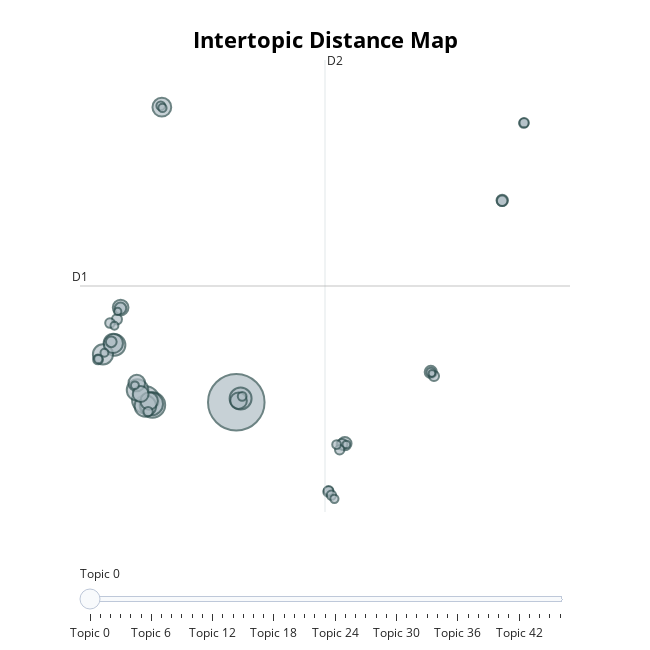

The code cell stored with this chart in its notebook:
### Code cell
topic_model.visualize_topics()

### Figure 1 — Plotly figure (JSON) as saved in the notebook; plotly's stock layout.template omitted (floating-point values rounded to 4 significant figures; data arrays with more than 128 entries replaced by an {"elided": "..."} marker saying what was removed)
{"data": [{"customdata": {"elided": "47x3 mixed values"}, "hovertemplate": "<b>Topic %{customdata[0]}</b><br>%{customdata[1]}<br>Size: %{customdata[2]}", "legendgroup": "", "marker": {"color": "#B0BEC5", "line": {"color": "DarkSlateGrey", "width": 2}, "size": [663, 154, 135, 109, 100, 96, 96, 95, 84, 77, 73, 63, 57, 57, 52, 51, 37, 31, 27, 27, 24, 24, 23, 21, 21, 21, 20, 19, 19, 18, 18, 18, 18, 18, 17, 16, 16, 16, 14, 14, 14, 13, 13, 13, 12, 11, 10], "sizemode": "area", "sizeref": 0.4144, "symbol": "circle"}, "mode": "markers", "name": "", "orientation": "v", "showlegend": false, "type": "scatter", "x": [1.283, -5.194, -4.712, -4.775, 1.591, -5.216, -5.776, -7.41, -8.247, -7.51, -4.038, -4.944, -5.831, 1.446, -5.551, -6.984, 9.043, 15.19, -6.993, 20.29, 8.841, -7.653, 20.29, 15.42, -7.248, 7.862, -8.599, -7.745, 7.882, 21.83, 21.86, 8.083, 8.672, -5.022, 15.2, 8.455, 1.702, -4.118, -3.995, -8.583, 8.296, -5.964, -8.141, -7.427, 9.151, -7.191, 15.27], "xaxis": "x", "y": [0.4916, 0.6253, 0.3396, 0.3968, 0.6992, 0.2795, 1.173, 3.695, 3.168, 3.788, 17.0, 0.5621, 1.563, 0.5751, 0.95, 5.785, -1.826, 2.186, 5.746, 11.79, -1.862, 3.873, 11.77, 1.957, 5.127, -4.515, 2.884, 4.92, -4.462, 16.11, 16.13, -4.711, -2.17, -0.0332, 2.172, -1.877, 0.8185, 17.08, 16.96, 2.899, -4.915, 1.434, 3.262, 4.768, -1.875, 5.571, 2.102], "yaxis": "y"}], "layout": {"annotations": [{"showarrow": false, "text": "D1", "x": -9.889, "y": 6.994, "yshift": 10}, {"showarrow": false, "text": "D2", "x": 7.625, "xshift": 10, "y": 19.64}], "height": 650, "hoverlabel": {"bgcolor": "white", "font": {"family": "Rockwell", "size": 16}}, "legend": {"itemsizing": "constant", "tracegroupgap": 0}, "margin": {"t": 60}, "shapes": [{"line": {"color": "#CFD8DC", "width": 2}, "type": "line", "x0": 7.625, "x1": 7.625, "y0": -5.653, "y1": 19.64}, {"line": {"color": "#9E9E9E", "width": 2}, "type": "line", "x0": -9.889, "x1": 25.14, "y0": 6.994, "y1": 6.994}], "sliders": [{"active": 0, "pad": {"t": 50}, "steps": [{"args": [{"marker.color": [["red", "#B0BEC5", "#B0BEC5", "#B0BEC5", "#B0BEC5", "#B0BEC5", "#B0BEC5", "#B0BEC5", "#B0BEC5", "#B0BEC5", "#B0BEC5", "#B0BEC5", "#B0BEC5", "#B0BEC5", "#B0BEC5", "#B0BEC5", "#B0BEC5", "#B0BEC5", "#B0BEC5", "#B0BEC5", "#B0BEC5", "#B0BEC5", "#B0BEC5", "#B0BEC5", "#B0BEC5", "#B0BEC5", "#B0BEC5", "#B0BEC5", "#B0BEC5", "#B0BEC5", "#B0BEC5", "#B0BEC5", "#B0BEC5", "#B0BEC5", "#B0BEC5", "#B0BEC5", "#B0BEC5", "#B0BEC5", "#B0BEC5", "#B0BEC5", "#B0BEC5", "#B0BEC5", "#B0BEC5", "#B0BEC5", "#B0BEC5", "#B0BEC5", "#B0BEC5"]]}], "label": "Topic 0", "method": "update"}, {"args": [{"marker.color": [["#B0BEC5", "red", "#B0BEC5", "#B0BEC5", "#B0BEC5", "#B0BEC5", "#B0BEC5", "#B0BEC5", "#B0BEC5", "#B0BEC5", "#B0BEC5", "#B0BEC5", "#B0BEC5", "#B0BEC5", "#B0BEC5", "#B0BEC5", "#B0BEC5", "#B0BEC5", "#B0BEC5", "#B0BEC5", "#B0BEC5", "#B0BEC5", "#B0BEC5", "#B0BEC5", "#B0BEC5", "#B0BEC5", "#B0BEC5", "#B0BEC5", "#B0BEC5", "#B0BEC5", "#B0BEC5", "#B0BEC5", "#B0BEC5", "#B0BEC5", "#B0BEC5", "#B0BEC5", "#B0BEC5", "#B0BEC5", "#B0BEC5", "#B0BEC5", "#B0BEC5", "#B0BEC5", "#B0BEC5", "#B0BEC5", "#B0BEC5", "#B0BEC5", "#B0BEC5"]]}], "label": "Topic 1", "method": "update"}, {"args": [{"marker.color": [["#B0BEC5", "#B0BEC5", "red", "#B0BEC5", "#B0BEC5", "#B0BEC5", "#B0BEC5", "#B0BEC5", "#B0BEC5", "#B0BEC5", "#B0BEC5", "#B0BEC5", "#B0BEC5", "#B0BEC5", "#B0BEC5", "#B0BEC5", "#B0BEC5", "#B0BEC5", "#B0BEC5", "#B0BEC5", "#B0BEC5", "#B0BEC5", "#B0BEC5", "#B0BEC5", "#B0BEC5", "#B0BEC5", "#B0BEC5", "#B0BEC5", "#B0BEC5", "#B0BEC5", "#B0BEC5", "#B0BEC5", "#B0BEC5", "#B0BEC5", "#B0BEC5", "#B0BEC5", "#B0BEC5", "#B0BEC5", "#B0BEC5", "#B0BEC5", "#B0BEC5", "#B0BEC5", "#B0BEC5", "#B0BEC5", "#B0BEC5", "#B0BEC5", "#B0BEC5"]]}], "label": "Topic 2", "method": "update"}, {"args": [{"marker.color": [["#B0BEC5", "#B0BEC5", "#B0BEC5", "red", "#B0BEC5", "#B0BEC5", "#B0BEC5", "#B0BEC5", "#B0BEC5", "#B0BEC5", "#B0BEC5", "#B0BEC5", "#B0BEC5", "#B0BEC5", "#B0BEC5", "#B0BEC5", "#B0BEC5", "#B0BEC5", "#B0BEC5", "#B0BEC5", "#B0BEC5", "#B0BEC5", "#B0BEC5", "#B0BEC5", "#B0BEC5", "#B0BEC5", "#B0BEC5", "#B0BEC5", "#B0BEC5", "#B0BEC5", "#B0BEC5", "#B0BEC5", "#B0BEC5", "#B0BEC5", "#B0BEC5", "#B0BEC5", "#B0BEC5", "#B0BEC5", "#B0BEC5", "#B0BEC5", "#B0BEC5", "#B0BEC5", "#B0BEC5", "#B0BEC5", "#B0BEC5", "#B0BEC5", "#B0BEC5"]]}], "label": "Topic 3", "method": "update"}, {"args": [{"marker.color": [["#B0BEC5", "#B0BEC5", "#B0BEC5", "#B0BEC5", "red", "#B0BEC5", "#B0BEC5", "#B0BEC5", "#B0BEC5", "#B0BEC5", "#B0BEC5", "#B0BEC5", "#B0BEC5", "#B0BEC5", "#B0BEC5", "#B0BEC5", "#B0BEC5", "#B0BEC5", "#B0BEC5", "#B0BEC5", "#B0BEC5", "#B0BEC5", "#B0BEC5", "#B0BEC5", "#B0BEC5", "#B0BEC5", "#B0BEC5", "#B0BEC5", "#B0BEC5", "#B0BEC5", "#B0BEC5", "#B0BEC5", "#B0BEC5", "#B0BEC5", "#B0BEC5", "#B0BEC5", "#B0BEC5", "#B0BEC5", "#B0BEC5", "#B0BEC5", "#B0BEC5", "#B0BEC5", "#B0BEC5", "#B0BEC5", "#B0BEC5", "#B0BEC5", "#B0BEC5"]]}], "label": "Topic 4", "method": "update"}, {"args": [{"marker.color": [["#B0BEC5", "#B0BEC5", "#B0BEC5", "#B0BEC5", "#B0BEC5", "red", "#B0BEC5", "#B0BEC5", "#B0BEC5", "#B0BEC5", "#B0BEC5", "#B0BEC5", "#B0BEC5", "#B0BEC5", "#B0BEC5", "#B0BEC5", "#B0BEC5", "#B0BEC5", "#B0BEC5", "#B0BEC5", "#B0BEC5", "#B0BEC5", "#B0BEC5", "#B0BEC5", "#B0BEC5", "#B0BEC5", "#B0BEC5", "#B0BEC5", "#B0BEC5", "#B0BEC5", "#B0BEC5", "#B0BEC5", "#B0BEC5", "#B0BEC5", "#B0BEC5", "#B0BEC5", "#B0BEC5", "#B0BEC5", "#B0BEC5", "#B0BEC5", "#B0BEC5", "#B0BEC5", "#B0BEC5", "#B0BEC5", "#B0BEC5", "#B0BEC5", "#B0BEC5"]]}], "label": "Topic 5", "method": "update"}, {"args": [{"marker.color": [["#B0BEC5", "#B0BEC5", "#B0BEC5", "#B0BEC5", "#B0BEC5", "#B0BEC5", "red", "#B0BEC5", "#B0BEC5", "#B0BEC5", "#B0BEC5", "#B0BEC5", "#B0BEC5", "#B0BEC5", "#B0BEC5", "#B0BEC5", "#B0BEC5", "#B0BEC5", "#B0BEC5", "#B0BEC5", "#B0BEC5", "#B0BEC5", "#B0BEC5", "#B0BEC5", "#B0BEC5", "#B0BEC5", "#B0BEC5", "#B0BEC5", "#B0BEC5", "#B0BEC5", "#B0BEC5", "#B0BEC5", "#B0BEC5", "#B0BEC5", "#B0BEC5", "#B0BEC5", "#B0BEC5", "#B0BEC5", "#B0BEC5", "#B0BEC5", "#B0BEC5", "#B0BEC5", "#B0BEC5", "#B0BEC5", "#B0BEC5", "#B0BEC5", "#B0BEC5"]]}], "label": "Topic 6", "method": "update"}, {"args": [{"marker.color": [["#B0BEC5", "#B0BEC5", "#B0BEC5", "#B0BEC5", "#B0BEC5", "#B0BEC5", "#B0BEC5", "red", "#B0BEC5", "#B0BEC5", "#B0BEC5", "#B0BEC5", "#B0BEC5", "#B0BEC5", "#B0BEC5", "#B0BEC5", "#B0BEC5", "#B0BEC5", "#B0BEC5", "#B0BEC5", "#B0BEC5", "#B0BEC5", "#B0BEC5", "#B0BEC5", "#B0BEC5", "#B0BEC5", "#B0BEC5", "#B0BEC5", "#B0BEC5", "#B0BEC5", "#B0BEC5", "#B0BEC5", "#B0BEC5", "#B0BEC5", "#B0BEC5", "#B0BEC5", "#B0BEC5", "#B0BEC5", "#B0BEC5", "#B0BEC5", "#B0BEC5", "#B0BEC5", "#B0BEC5", "#B0BEC5", "#B0BEC5", "#B0BEC5", "#B0BEC5"]]}], "label": "Topic 7", "method": "update"}, {"args": [{"marker.color": [["#B0BEC5", "#B0BEC5", "#B0BEC5", "#B0BEC5", "#B0BEC5", "#B0BEC5", "#B0BEC5", "#B0BEC5", "red", "#B0BEC5", "#B0BEC5", "#B0BEC5", "#B0BEC5", "#B0BEC5", "#B0BEC5", "#B0BEC5", "#B0BEC5", "#B0BEC5", "#B0BEC5", "#B0BEC5", "#B0BEC5", "#B0BEC5", "#B0BEC5", "#B0BEC5", "#B0BEC5", "#B0BEC5", "#B0BEC5", "#B0BEC5", "#B0BEC5", "#B0BEC5", "#B0BEC5", "#B0BEC5", "#B0BEC5", "#B0BEC5", "#B0BEC5", "#B0BEC5", "#B0BEC5", "#B0BEC5", "#B0BEC5", "#B0BEC5", "#B0BEC5", "#B0BEC5", "#B0BEC5", "#B0BEC5", "#B0BEC5", "#B0BEC5", "#B0BEC5"]]}], "label": "Topic 8", "method": "update"}, {"args": [{"marker.color": [["#B0BEC5", "#B0BEC5", "#B0BEC5", "#B0BEC5", "#B0BEC5", "#B0BEC5", "#B0BEC5", "#B0BEC5", "#B0BEC5", "red", "#B0BEC5", "#B0BEC5", "#B0BEC5", "#B0BEC5", "#B0BEC5", "#B0BEC5", "#B0BEC5", "#B0BEC5", "#B0BEC5", "#B0BEC5", "#B0BEC5", "#B0BEC5", "#B0BEC5", "#B0BEC5", "#B0BEC5", "#B0BEC5", "#B0BEC5", "#B0BEC5", "#B0BEC5", "#B0BEC5", "#B0BEC5", "#B0BEC5", "#B0BEC5", "#B0BEC5", "#B0BEC5", "#B0BEC5", "#B0BEC5", "#B0BEC5", "#B0BEC5", "#B0BEC5", "#B0BEC5", "#B0BEC5", "#B0BEC5", "#B0BEC5", "#B0BEC5", "#B0BEC5", "#B0BEC5"]]}], "label": "Topic 9", "method": "update"}, {"args": [{"marker.color": [["#B0BEC5", "#B0BEC5", "#B0BEC5", "#B0BEC5", "#B0BEC5", "#B0BEC5", "#B0BEC5", "#B0BEC5", "#B0BEC5", "#B0BEC5", "red", "#B0BEC5", "#B0BEC5", "#B0BEC5", "#B0BEC5", "#B0BEC5", "#B0BEC5", "#B0BEC5", "#B0BEC5", "#B0BEC5", "#B0BEC5", "#B0BEC5", "#B0BEC5", "#B0BEC5", "#B0BEC5", "#B0BEC5", "#B0BEC5", "#B0BEC5", "#B0BEC5", "#B0BEC5", "#B0BEC5", "#B0BEC5", "#B0BEC5", "#B0BEC5", "#B0BEC5", "#B0BEC5", "#B0BEC5", "#B0BEC5", "#B0BEC5", "#B0BEC5", "#B0BEC5", "#B0BEC5", "#B0BEC5", "#B0BEC5", "#B0BEC5", "#B0BEC5", "#B0BEC5"]]}], "label": "Topic 10", "method": "update"}, {"args": [{"marker.color": [["#B0BEC5", "#B0BEC5", "#B0BEC5", "#B0BEC5", "#B0BEC5", "#B0BEC5", "#B0BEC5", "#B0BEC5", "#B0BEC5", "#B0BEC5", "#B0BEC5", "red", "#B0BEC5", "#B0BEC5", "#B0BEC5", "#B0BEC5", "#B0BEC5", "#B0BEC5", "#B0BEC5", "#B0BEC5", "#B0BEC5", "#B0BEC5", "#B0BEC5", "#B0BEC5", "#B0BEC5", "#B0BEC5", "#B0BEC5", "#B0BEC5", "#B0BEC5", "#B0BEC5", "#B0BEC5", "#B0BEC5", "#B0BEC5", "#B0BEC5", "#B0BEC5", "#B0BEC5", "#B0BEC5", "#B0BEC5", "#B0BEC5", "#B0BEC5", "#B0BEC5", "#B0BEC5", "#B0BEC5", "#B0BEC5", "#B0BEC5", "#B0BEC5", "#B0BEC5"]]}], "label": "Topic 11", "method": "update"}, {"args": [{"marker.color": [["#B0BEC5", "#B0BEC5", "#B0BEC5", "#B0BEC5", "#B0BEC5", "#B0BEC5", "#B0BEC5", "#B0BEC5", "#B0BEC5", "#B0BEC5", "#B0BEC5", "#B0BEC5", "red", "#B0BEC5", "#B0BEC5", "#B0BEC5", "#B0BEC5", "#B0BEC5", "#B0BEC5", "#B0BEC5", "#B0BEC5", "#B0BEC5", "#B0BEC5", "#B0BEC5", "#B0BEC5", "#B0BEC5", "#B0BEC5", "#B0BEC5", "#B0BEC5", "#B0BEC5", "#B0BEC5", "#B0BEC5", "#B0BEC5", "#B0BEC5", "#B0BEC5", "#B0BEC5", "#B0BEC5", "#B0BEC5", "#B0BEC5", "#B0BEC5", "#B0BEC5", "#B0BEC5", "#B0BEC5", "#B0BEC5", "#B0BEC5", "#B0BEC5", "#B0BEC5"]]}], "label": "Topic 12", "method": "update"}, {"args": [{"marker.color": [["#B0BEC5", "#B0BEC5", "#B0BEC5", "#B0BEC5", "#B0BEC5", "#B0BEC5", "#B0BEC5", "#B0BEC5", "#B0BEC5", "#B0BEC5", "#B0BEC5", "#B0BEC5", "#B0BEC5", "red", "#B0BEC5", "#B0BEC5", "#B0BEC5", "#B0BEC5", "#B0BEC5", "#B0BEC5", "#B0BEC5", "#B0BEC5", "#B0BEC5", "#B0BEC5", "#B0BEC5", "#B0BEC5", "#B0BEC5", "#B0BEC5", "#B0BEC5", "#B0BEC5", "#B0BEC5", "#B0BEC5", "#B0BEC5", "#B0BEC5", "#B0BEC5", "#B0BEC5", "#B0BEC5", "#B0BEC5", "#B0BEC5", "#B0BEC5", "#B0BEC5", "#B0BEC5", "#B0BEC5", "#B0BEC5", "#B0BEC5", "#B0BEC5", "#B0BEC5"]]}], "label": "Topic 13", "method": "update"}, {"args": [{"marker.color": [["#B0BEC5", "#B0BEC5", "#B0BEC5", "#B0BEC5", "#B0BEC5", "#B0BEC5", "#B0BEC5", "#B0BEC5", "#B0BEC5", "#B0BEC5", "#B0BEC5", "#B0BEC5", "#B0BEC5", "#B0BEC5", "red", "#B0BEC5", "#B0BEC5", "#B0BEC5", "#B0BEC5", "#B0BEC5", "#B0BEC5", "#B0BEC5", "#B0BEC5", "#B0BEC5", "#B0BEC5", "#B0BEC5", "#B0BEC5", "#B0BEC5", "#B0BEC5", "#B0BEC5", "#B0BEC5", "#B0BEC5", "#B0BEC5", "#B0BEC5", "#B0BEC5", "#B0BEC5", "#B0BEC5", "#B0BEC5", "#B0BEC5", "#B0BEC5", "#B0BEC5", "#B0BEC5", "#B0BEC5", "#B0BEC5", "#B0BEC5", "#B0BEC5", "#B0BEC5"]]}], "label": "Topic 14", "method": "update"}, {"args": [{"marker.color": [["#B0BEC5", "#B0BEC5", "#B0BEC5", "#B0BEC5", "#B0BEC5", "#B0BEC5", "#B0BEC5", "#B0BEC5", "#B0BEC5", "#B0BEC5", "#B0BEC5", "#B0BEC5", "#B0BEC5", "#B0BEC5", "#B0BEC5", "red", "#B0BEC5", "#B0BEC5", "#B0BEC5", "#B0BEC5", "#B0BEC5", "#B0BEC5", "#B0BEC5", "#B0BEC5", "#B0BEC5", "#B0BEC5", "#B0BEC5", "#B0BEC5", "#B0BEC5", "#B0BEC5", "#B0BEC5", "#B0BEC5", "#B0BEC5", "#B0BEC5", "#B0BEC5", "#B0BEC5", "#B0BEC5", "#B0BEC5", "#B0BEC5", "#B0BEC5", "#B0BEC5", "#B0BEC5", "#B0BEC5", "#B0BEC5", "#B0BEC5", "#B0BEC5", "#B0BEC5"]]}], "label": "Topic 15", "method": "update"}, {"args": [{"marker.color": [["#B0BEC5", "#B0BEC5", "#B0BEC5", "#B0BEC5", "#B0BEC5", "#B0BEC5", "#B0BEC5", "#B0BEC5", "#B0BEC5", "#B0BEC5", "#B0BEC5", "#B0BEC5", "#B0BEC5", "#B0BEC5", "#B0BEC5", "#B0BEC5", "red", "#B0BEC5", "#B0BEC5", "#B0BEC5", "#B0BEC5", "#B0BEC5", "#B0BEC5", "#B0BEC5", "#B0BEC5", "#B0BEC5", "#B0BEC5", "#B0BEC5", "#B0BEC5", "#B0BEC5", "#B0BEC5", "#B0BEC5", "#B0BEC5", "#B0BEC5", "#B0BEC5", "#B0BEC5", "#B0BEC5", "#B0BEC5", "#B0BEC5", "#B0BEC5", "#B0BEC5", "#B0BEC5", "#B0BEC5", "#B0BEC5", "#B0BEC5", "#B0BEC5", "#B0BEC5"]]}], "label": "Topic 16", "method": "update"}, {"args": [{"marker.color": [["#B0BEC5", "#B0BEC5", "#B0BEC5", "#B0BEC5", "#B0BEC5", "#B0BEC5", "#B0BEC5", "#B0BEC5", "#B0BEC5", "#B0BEC5", "#B0BEC5", "#B0BEC5", "#B0BEC5", "#B0BEC5", "#B0BEC5", "#B0BEC5", "#B0BEC5", "red", "#B0BEC5", "#B0BEC5", "#B0BEC5", "#B0BEC5", "#B0BEC5", "#B0BEC5", "#B0BEC5", "#B0BEC5", "#B0BEC5", "#B0BEC5", "#B0BEC5", "#B0BEC5", "#B0BEC5", "#B0BEC5", "#B0BEC5", "#B0BEC5", "#B0BEC5", "#B0BEC5", "#B0BEC5", "#B0BEC5", "#B0BEC5", "#B0BEC5", "#B0BEC5", "#B0BEC5", "#B0BEC5", "#B0BEC5", "#B0BEC5", "#B0BEC5", "#B0BEC5"]]}], "label": "Topic 17", "method": "update"}, {"args": [{"marker.color": [["#B0BEC5", "#B0BEC5", "#B0BEC5", "#B0BEC5", "#B0BEC5", "#B0BEC5", "#B0BEC5", "#B0BEC5", "#B0BEC5", "#B0BEC5", "#B0BEC5", "#B0BEC5", "#B0BEC5", "#B0BEC5", "#B0BEC5", "#B0BEC5", "#B0BEC5", "#B0BEC5", "red", "#B0BEC5", "#B0BEC5", "#B0BEC5", "#B0BEC5", "#B0BEC5", "#B0BEC5", "#B0BEC5", "#B0BEC5", "#B0BEC5", "#B0BEC5", "#B0BEC5", "#B0BEC5", "#B0BEC5", "#B0BEC5", "#B0BEC5", "#B0BEC5", "#B0BEC5", "#B0BEC5", "#B0BEC5", "#B0BEC5", "#B0BEC5", "#B0BEC5", "#B0BEC5", "#B0BEC5", "#B0BEC5", "#B0BEC5", "#B0BEC5", "#B0BEC5"]]}], "label": "Topic 18", "method": "update"}, {"args": [{"marker.color": [["#B0BEC5", "#B0BEC5", "#B0BEC5", "#B0BEC5", "#B0BEC5", "#B0BEC5", "#B0BEC5", "#B0BEC5", "#B0BEC5", "#B0BEC5", "#B0BEC5", "#B0BEC5", "#B0BEC5", "#B0BEC5", "#B0BEC5", "#B0BEC5", "#B0BEC5", "#B0BEC5", "#B0BEC5", "red", "#B0BEC5", "#B0BEC5", "#B0BEC5", "#B0BEC5", "#B0BEC5", "#B0BEC5", "#B0BEC5", "#B0BEC5", "#B0BEC5", "#B0BEC5", "#B0BEC5", "#B0BEC5", "#B0BEC5", "#B0BEC5", "#B0BEC5", "#B0BEC5", "#B0BEC5", "#B0BEC5", "#B0BEC5", "#B0BEC5", "#B0BEC5", "#B0BEC5", "#B0BEC5", "#B0BEC5", "#B0BEC5", "#B0BEC5", "#B0BEC5"]]}], "label": "Topic 19", "method": "update"}, {"args": [{"marker.color": [["#B0BEC5", "#B0BEC5", "#B0BEC5", "#B0BEC5", "#B0BEC5", "#B0BEC5", "#B0BEC5", "#B0BEC5", "#B0BEC5", "#B0BEC5", "#B0BEC5", "#B0BEC5", "#B0BEC5", "#B0BEC5", "#B0BEC5", "#B0BEC5", "#B0BEC5", "#B0BEC5", "#B0BEC5", "#B0BEC5", "red", "#B0BEC5", "#B0BEC5", "#B0BEC5", "#B0BEC5", "#B0BEC5", "#B0BEC5", "#B0BEC5", "#B0BEC5", "#B0BEC5", "#B0BEC5", "#B0BEC5", "#B0BEC5", "#B0BEC5", "#B0BEC5", "#B0BEC5", "#B0BEC5", "#B0BEC5", "#B0BEC5", "#B0BEC5", "#B0BEC5", "#B0BEC5", "#B0BEC5", "#B0BEC5", "#B0BEC5", "#B0BEC5", "#B0BEC5"]]}], "label": "Topic 20", "method": "update"}, {"args": [{"marker.color": [["#B0BEC5", "#B0BEC5", "#B0BEC5", "#B0BEC5", "#B0BEC5", "#B0BEC5", "#B0BEC5", "#B0BEC5", "#B0BEC5", "#B0BEC5", "#B0BEC5", "#B0BEC5", "#B0BEC5", "#B0BEC5", "#B0BEC5", "#B0BEC5", "#B0BEC5", "#B0BEC5", "#B0BEC5", "#B0BEC5", "#B0BEC5", "red", "#B0BEC5", "#B0BEC5", "#B0BEC5", "#B0BEC5", "#B0BEC5", "#B0BEC5", "#B0BEC5", "#B0BEC5", "#B0BEC5", "#B0BEC5", "#B0BEC5", "#B0BEC5", "#B0BEC5", "#B0BEC5", "#B0BEC5", "#B0BEC5", "#B0BEC5", "#B0BEC5", "#B0BEC5", "#B0BEC5", "#B0BEC5", "#B0BEC5", "#B0BEC5", "#B0BEC5", "#B0BEC5"]]}], "label": "Topic 21", "method": "update"}, {"args": [{"marker.color": [["#B0BEC5", "#B0BEC5", "#B0BEC5", "#B0BEC5", "#B0BEC5", "#B0BEC5", "#B0BEC5", "#B0BEC5", "#B0BEC5", "#B0BEC5", "#B0BEC5", "#B0BEC5", "#B0BEC5", "#B0BEC5", "#B0BEC5", "#B0BEC5", "#B0BEC5", "#B0BEC5", "#B0BEC5", "#B0BEC5", "#B0BEC5", "#B0BEC5", "red", "#B0BEC5", "#B0BEC5", "#B0BEC5", "#B0BEC5", "#B0BEC5", "#B0BEC5", "#B0BEC5", "#B0BEC5", "#B0BEC5", "#B0BEC5", "#B0BEC5", "#B0BEC5", "#B0BEC5", "#B0BEC5", "#B0BEC5", "#B0BEC5", "#B0BEC5", "#B0BEC5", "#B0BEC5", "#B0BEC5", "#B0BEC5", "#B0BEC5", "#B0BEC5", "#B0BEC5"]]}], "label": "Topic 22", "method": "update"}, {"args": [{"marker.color": [["#B0BEC5", "#B0BEC5", "#B0BEC5", "#B0BEC5", "#B0BEC5", "#B0BEC5", "#B0BEC5", "#B0BEC5", "#B0BEC5", "#B0BEC5", "#B0BEC5", "#B0BEC5", "#B0BEC5", "#B0BEC5", "#B0BEC5", "#B0BEC5", "#B0BEC5", "#B0BEC5", "#B0BEC5", "#B0BEC5", "#B0BEC5", "#B0BEC5", "#B0BEC5", "red", "#B0BEC5", "#B0BEC5", "#B0BEC5", "#B0BEC5", "#B0BEC5", "#B0BEC5", "#B0BEC5", "#B0BEC5", "#B0BEC5", "#B0BEC5", "#B0BEC5", "#B0BEC5", "#B0BEC5", "#B0BEC5", "#B0BEC5", "#B0BEC5", "#B0BEC5", "#B0BEC5", "#B0BEC5", "#B0BEC5", "#B0BEC5", "#B0BEC5", "#B0BEC5"]]}], "label": "Topic 23", "method": "update"}, {"args": [{"marker.color": [["#B0BEC5", "#B0BEC5", "#B0BEC5", "#B0BEC5", "#B0BEC5", "#B0BEC5", "#B0BEC5", "#B0BEC5", "#B0BEC5", "#B0BEC5", "#B0BEC5", "#B0BEC5", "#B0BEC5", "#B0BEC5", "#B0BEC5", "#B0BEC5", "#B0BEC5", "#B0BEC5", "#B0BEC5", "#B0BEC5", "#B0BEC5", "#B0BEC5", "#B0BEC5", "#B0BEC5", "red", "#B0BEC5", "#B0BEC5", "#B0BEC5", "#B0BEC5", "#B0BEC5", "#B0BEC5", "#B0BEC5", "#B0BEC5", "#B0BEC5", "#B0BEC5", "#B0BEC5", "#B0BEC5", "#B0BEC5", "#B0BEC5", "#B0BEC5", "#B0BEC5", "#B0BEC5", "#B0BEC5", "#B0BEC5", "#B0BEC5", "#B0BEC5", "#B0BEC5"]]}], "label": "Topic 24", "method": "update"}, {"args": [{"marker.color": [["#B0BEC5", "#B0BEC5", "#B0BEC5", "#B0BEC5", "#B0BEC5", "#B0BEC5", "#B0BEC5", "#B0BEC5", "#B0BEC5", "#B0BEC5", "#B0BEC5", "#B0BEC5", "#B0BEC5", "#B0BEC5", "#B0BEC5", "#B0BEC5", "#B0BEC5", "#B0BEC5", "#B0BEC5", "#B0BEC5", "#B0BEC5", "#B0BEC5", "#B0BEC5", "#B0BEC5", "#B0BEC5", "red", "#B0BEC5", "#B0BEC5", "#B0BEC5", "#B0BEC5", "#B0BEC5", "#B0BEC5", "#B0BEC5", "#B0BEC5", "#B0BEC5", "#B0BEC5", "#B0BEC5", "#B0BEC5", "#B0BEC5", "#B0BEC5", "#B0BEC5", "#B0BEC5", "#B0BEC5", "#B0BEC5", "#B0BEC5", "#B0BEC5", "#B0BEC5"]]}], "label": "Topic 25", "method": "update"}, {"args": [{"marker.color": [["#B0BEC5", "#B0BEC5", "#B0BEC5", "#B0BEC5", "#B0BEC5", "#B0BEC5", "#B0BEC5", "#B0BEC5", "#B0BEC5", "#B0BEC5", "#B0BEC5", "#B0BEC5", "#B0BEC5", "#B0BEC5", "#B0BEC5", "#B0BEC5", "#B0BEC5", "#B0BEC5", "#B0BEC5", "#B0BEC5", "#B0BEC5", "#B0BEC5", "#B0BEC5", "#B0BEC5", "#B0BEC5", "#B0BEC5", "red", "#B0BEC5", "#B0BEC5", "#B0BEC5", "#B0BEC5", "#B0BEC5", "#B0BEC5", "#B0BEC5", "#B0BEC5", "#B0BEC5", "#B0BEC5", "#B0BEC5", "#B0BEC5", "#B0BEC5", "#B0BEC5", "#B0BEC5", "#B0BEC5", "#B0BEC5", "#B0BEC5", "#B0BEC5", "#B0BEC5"]]}], "label": "Topic 26", "method": "update"}, {"args": [{"marker.color": [["#B0BEC5", "#B0BEC5", "#B0BEC5", "#B0BEC5", "#B0BEC5", "#B0BEC5", "#B0BEC5", "#B0BEC5", "#B0BEC5", "#B0BEC5", "#B0BEC5", "#B0BEC5", "#B0BEC5", "#B0BEC5", "#B0BEC5", "#B0BEC5", "#B0BEC5", "#B0BEC5", "#B0BEC5", "#B0BEC5", "#B0BEC5", "#B0BEC5", "#B0BEC5", "#B0BEC5", "#B0BEC5", "#B0BEC5", "#B0BEC5", "red", "#B0BEC5", "#B0BEC5", "#B0BEC5", "#B0BEC5", "#B0BEC5", "#B0BEC5", "#B0BEC5", "#B0BEC5", "#B0BEC5", "#B0BEC5", "#B0BEC5", "#B0BEC5", "#B0BEC5", "#B0BEC5", "#B0BEC5", "#B0BEC5", "#B0BEC5", "#B0BEC5", "#B0BEC5"]]}], "label": "Topic 27", "method": "update"}, {"args": [{"marker.color": [["#B0BEC5", "#B0BEC5", "#B0BEC5", "#B0BEC5", "#B0BEC5", "#B0BEC5", "#B0BEC5", "#B0BEC5", "#B0BEC5", "#B0BEC5", "#B0BEC5", "#B0BEC5", "#B0BEC5", "#B0BEC5", "#B0BEC5", "#B0BEC5", "#B0BEC5", "#B0BEC5", "#B0BEC5", "#B0BEC5", "#B0BEC5", "#B0BEC5", "#B0BEC5", "#B0BEC5", "#B0BEC5", "#B0BEC5", "#B0BEC5", "#B0BEC5", "red", "#B0BEC5", "#B0BEC5", "#B0BEC5", "#B0BEC5", "#B0BEC5", "#B0BEC5", "#B0BEC5", "#B0BEC5", "#B0BEC5", "#B0BEC5", "#B0BEC5", "#B0BEC5", "#B0BEC5", "#B0BEC5", "#B0BEC5", "#B0BEC5", "#B0BEC5", "#B0BEC5"]]}], "label": "Topic 28", "method": "update"}, {"args": [{"marker.color": [["#B0BEC5", "#B0BEC5", "#B0BEC5", "#B0BEC5", "#B0BEC5", "#B0BEC5", "#B0BEC5", "#B0BEC5", "#B0BEC5", "#B0BEC5", "#B0BEC5", "#B0BEC5", "#B0BEC5", "#B0BEC5", "#B0BEC5", "#B0BEC5", "#B0BEC5", "#B0BEC5", "#B0BEC5", "#B0BEC5", "#B0BEC5", "#B0BEC5", "#B0BEC5", "#B0BEC5", "#B0BEC5", "#B0BEC5", "#B0BEC5", "#B0BEC5", "#B0BEC5", "red", "#B0BEC5", "#B0BEC5", "#B0BEC5", "#B0BEC5", "#B0BEC5", "#B0BEC5", "#B0BEC5", "#B0BEC5", "#B0BEC5", "#B0BEC5", "#B0BEC5", "#B0BEC5", "#B0BEC5", "#B0BEC5", "#B0BEC5", "#B0BEC5", "#B0BEC5"]]}], "label": "Topic 29", "method": "update"}, {"args": [{"marker.color": [["#B0BEC5", "#B0BEC5", "#B0BEC5", "#B0BEC5", "#B0BEC5", "#B0BEC5", "#B0BEC5", "#B0BEC5", "#B0BEC5", "#B0BEC5", "#B0BEC5", "#B0BEC5", "#B0BEC5", "#B0BEC5", "#B0BEC5", "#B0BEC5", "#B0BEC5", "#B0BEC5", "#B0BEC5", "#B0BEC5", "#B0BEC5", "#B0BEC5", "#B0BEC5", "#B0BEC5", "#B0BEC5", "#B0BEC5", "#B0BEC5", "#B0BEC5", "#B0BEC5", "#B0BEC5", "red", "#B0BEC5", "#B0BEC5", "#B0BEC5", "#B0BEC5", "#B0BEC5", "#B0BEC5", "#B0BEC5", "#B0BEC5", "#B0BEC5", "#B0BEC5", "#B0BEC5", "#B0BEC5", "#B0BEC5", "#B0BEC5", "#B0BEC5", "#B0BEC5"]]}], "label": "Topic 30", "method": "update"}, {"args": [{"marker.color": [["#B0BEC5", "#B0BEC5", "#B0BEC5", "#B0BEC5", "#B0BEC5", "#B0BEC5", "#B0BEC5", "#B0BEC5", "#B0BEC5", "#B0BEC5", "#B0BEC5", "#B0BEC5", "#B0BEC5", "#B0BEC5", "#B0BEC5", "#B0BEC5", "#B0BEC5", "#B0BEC5", "#B0BEC5", "#B0BEC5", "#B0BEC5", "#B0BEC5", "#B0BEC5", "#B0BEC5", "#B0BEC5", "#B0BEC5", "#B0BEC5", "#B0BEC5", "#B0BEC5", "#B0BEC5", "#B0BEC5", "red", "#B0BEC5", "#B0BEC5", "#B0BEC5", "#B0BEC5", "#B0BEC5", "#B0BEC5", "#B0BEC5", "#B0BEC5", "#B0BEC5", "#B0BEC5", "#B0BEC5", "#B0BEC5", "#B0BEC5", "#B0BEC5", "#B0BEC5"]]}], "label": "Topic 31", "method": "update"}, {"args": [{"marker.color": [["#B0BEC5", "#B0BEC5", "#B0BEC5", "#B0BEC5", "#B0BEC5", "#B0BEC5", "#B0BEC5", "#B0BEC5", "#B0BEC5", "#B0BEC5", "#B0BEC5", "#B0BEC5", "#B0BEC5", "#B0BEC5", "#B0BEC5", "#B0BEC5", "#B0BEC5", "#B0BEC5", "#B0BEC5", "#B0BEC5", "#B0BEC5", "#B0BEC5", "#B0BEC5", "#B0BEC5", "#B0BEC5", "#B0BEC5", "#B0BEC5", "#B0BEC5", "#B0BEC5", "#B0BEC5", "#B0BEC5", "#B0BEC5", "red", "#B0BEC5", "#B0BEC5", "#B0BEC5", "#B0BEC5", "#B0BEC5", "#B0BEC5", "#B0BEC5", "#B0BEC5", "#B0BEC5", "#B0BEC5", "#B0BEC5", "#B0BEC5", "#B0BEC5", "#B0BEC5"]]}], "label": "Topic 32", "method": "update"}, {"args": [{"marker.color": [["#B0BEC5", "#B0BEC5", "#B0BEC5", "#B0BEC5", "#B0BEC5", "#B0BEC5", "#B0BEC5", "#B0BEC5", "#B0BEC5", "#B0BEC5", "#B0BEC5", "#B0BEC5", "#B0BEC5", "#B0BEC5", "#B0BEC5", "#B0BEC5", "#B0BEC5", "#B0BEC5", "#B0BEC5", "#B0BEC5", "#B0BEC5", "#B0BEC5", "#B0BEC5", "#B0BEC5", "#B0BEC5", "#B0BEC5", "#B0BEC5", "#B0BEC5", "#B0BEC5", "#B0BEC5", "#B0BEC5", "#B0BEC5", "#B0BEC5", "red", "#B0BEC5", "#B0BEC5", "#B0BEC5", "#B0BEC5", "#B0BEC5", "#B0BEC5", "#B0BEC5", "#B0BEC5", "#B0BEC5", "#B0BEC5", "#B0BEC5", "#B0BEC5", "#B0BEC5"]]}], "label": "Topic 33", "method": "update"}, {"args": [{"marker.color": [["#B0BEC5", "#B0BEC5", "#B0BEC5", "#B0BEC5", "#B0BEC5", "#B0BEC5", "#B0BEC5", "#B0BEC5", "#B0BEC5", "#B0BEC5", "#B0BEC5", "#B0BEC5", "#B0BEC5", "#B0BEC5", "#B0BEC5", "#B0BEC5", "#B0BEC5", "#B0BEC5", "#B0BEC5", "#B0BEC5", "#B0BEC5", "#B0BEC5", "#B0BEC5", "#B0BEC5", "#B0BEC5", "#B0BEC5", "#B0BEC5", "#B0BEC5", "#B0BEC5", "#B0BEC5", "#B0BEC5", "#B0BEC5", "#B0BEC5", "#B0BEC5", "red", "#B0BEC5", "#B0BEC5", "#B0BEC5", "#B0BEC5", "#B0BEC5", "#B0BEC5", "#B0BEC5", "#B0BEC5", "#B0BEC5", "#B0BEC5", "#B0BEC5", "#B0BEC5"]]}], "label": "Topic 34", "method": "update"}, {"args": [{"marker.color": [["#B0BEC5", "#B0BEC5", "#B0BEC5", "#B0BEC5", "#B0BEC5", "#B0BEC5", "#B0BEC5", "#B0BEC5", "#B0BEC5", "#B0BEC5", "#B0BEC5", "#B0BEC5", "#B0BEC5", "#B0BEC5", "#B0BEC5", "#B0BEC5", "#B0BEC5", "#B0BEC5", "#B0BEC5", "#B0BEC5", "#B0BEC5", "#B0BEC5", "#B0BEC5", "#B0BEC5", "#B0BEC5", "#B0BEC5", "#B0BEC5", "#B0BEC5", "#B0BEC5", "#B0BEC5", "#B0BEC5", "#B0BEC5", "#B0BEC5", "#B0BEC5", "#B0BEC5", "red", "#B0BEC5", "#B0BEC5", "#B0BEC5", "#B0BEC5", "#B0BEC5", "#B0BEC5", "#B0BEC5", "#B0BEC5", "#B0BEC5", "#B0BEC5", "#B0BEC5"]]}], "label": "Topic 35", "method": "update"}, {"args": [{"marker.color": [["#B0BEC5", "#B0BEC5", "#B0BEC5", "#B0BEC5", "#B0BEC5", "#B0BEC5", "#B0BEC5", "#B0BEC5", "#B0BEC5", "#B0BEC5", "#B0BEC5", "#B0BEC5", "#B0BEC5", "#B0BEC5", "#B0BEC5", "#B0BEC5", "#B0BEC5", "#B0BEC5", "#B0BEC5", "#B0BEC5", "#B0BEC5", "#B0BEC5", "#B0BEC5", "#B0BEC5", "#B0BEC5", "#B0BEC5", "#B0BEC5", "#B0BEC5", "#B0BEC5", "#B0BEC5", "#B0BEC5", "#B0BEC5", "#B0BEC5", "#B0BEC5", "#B0BEC5", "#B0BEC5", "red", "#B0BEC5", "#B0BEC5", "#B0BEC5", "#B0BEC5", "#B0BEC5", "#B0BEC5", "#B0BEC5", "#B0BEC5", "#B0BEC5", "#B0BEC5"]]}], "label": "Topic 36", "method": "update"}, {"args": [{"marker.color": [["#B0BEC5", "#B0BEC5", "#B0BEC5", "#B0BEC5", "#B0BEC5", "#B0BEC5", "#B0BEC5", "#B0BEC5", "#B0BEC5", "#B0BEC5", "#B0BEC5", "#B0BEC5", "#B0BEC5", "#B0BEC5", "#B0BEC5", "#B0BEC5", "#B0BEC5", "#B0BEC5", "#B0BEC5", "#B0BEC5", "#B0BEC5", "#B0BEC5", "#B0BEC5", "#B0BEC5", "#B0BEC5", "#B0BEC5", "#B0BEC5", "#B0BEC5", "#B0BEC5", "#B0BEC5", "#B0BEC5", "#B0BEC5", "#B0BEC5", "#B0BEC5", "#B0BEC5", "#B0BEC5", "#B0BEC5", "red", "#B0BEC5", "#B0BEC5", "#B0BEC5", "#B0BEC5", "#B0BEC5", "#B0BEC5", "#B0BEC5", "#B0BEC5", "#B0BEC5"]]}], "label": "Topic 37", "method": "update"}, {"args": [{"marker.color": [["#B0BEC5", "#B0BEC5", "#B0BEC5", "#B0BEC5", "#B0BEC5", "#B0BEC5", "#B0BEC5", "#B0BEC5", "#B0BEC5", "#B0BEC5", "#B0BEC5", "#B0BEC5", "#B0BEC5", "#B0BEC5", "#B0BEC5", "#B0BEC5", "#B0BEC5", "#B0BEC5", "#B0BEC5", "#B0BEC5", "#B0BEC5", "#B0BEC5", "#B0BEC5", "#B0BEC5", "#B0BEC5", "#B0BEC5", "#B0BEC5", "#B0BEC5", "#B0BEC5", "#B0BEC5", "#B0BEC5", "#B0BEC5", "#B0BEC5", "#B0BEC5", "#B0BEC5", "#B0BEC5", "#B0BEC5", "#B0BEC5", "red", "#B0BEC5", "#B0BEC5", "#B0BEC5", "#B0BEC5", "#B0BEC5", "#B0BEC5", "#B0BEC5", "#B0BEC5"]]}], "label": "Topic 38", "method": "update"}, {"args": [{"marker.color": [["#B0BEC5", "#B0BEC5", "#B0BEC5", "#B0BEC5", "#B0BEC5", "#B0BEC5", "#B0BEC5", "#B0BEC5", "#B0BEC5", "#B0BEC5", "#B0BEC5", "#B0BEC5", "#B0BEC5", "#B0BEC5", "#B0BEC5", "#B0BEC5", "#B0BEC5", "#B0BEC5", "#B0BEC5", "#B0BEC5", "#B0BEC5", "#B0BEC5", "#B0BEC5", "#B0BEC5", "#B0BEC5", "#B0BEC5", "#B0BEC5", "#B0BEC5", "#B0BEC5", "#B0BEC5", "#B0BEC5", "#B0BEC5", "#B0BEC5", "#B0BEC5", "#B0BEC5", "#B0BEC5", "#B0BEC5", "#B0BEC5", "#B0BEC5", "red", "#B0BEC5", "#B0BEC5", "#B0BEC5", "#B0BEC5", "#B0BEC5", "#B0BEC5", "#B0BEC5"]]}], "label": "Topic 39", "method": "update"}, {"args": [{"marker.color": [["#B0BEC5", "#B0BEC5", "#B0BEC5", "#B0BEC5", "#B0BEC5", "#B0BEC5", "#B0BEC5", "#B0BEC5", "#B0BEC5", "#B0BEC5", "#B0BEC5", "#B0BEC5", "#B0BEC5", "#B0BEC5", "#B0BEC5", "#B0BEC5", "#B0BEC5", "#B0BEC5", "#B0BEC5", "#B0BEC5", "#B0BEC5", "#B0BEC5", "#B0BEC5", "#B0BEC5", "#B0BEC5", "#B0BEC5", "#B0BEC5", "#B0BEC5", "#B0BEC5", "#B0BEC5", "#B0BEC5", "#B0BEC5", "#B0BEC5", "#B0BEC5", "#B0BEC5", "#B0BEC5", "#B0BEC5", "#B0BEC5", "#B0BEC5", "#B0BEC5", "red", "#B0BEC5", "#B0BEC5", "#B0BEC5", "#B0BEC5", "#B0BEC5", "#B0BEC5"]]}], "label": "Topic 40", "method": "update"}, {"args": [{"marker.color": [["#B0BEC5", "#B0BEC5", "#B0BEC5", "#B0BEC5", "#B0BEC5", "#B0BEC5", "#B0BEC5", "#B0BEC5", "#B0BEC5", "#B0BEC5", "#B0BEC5", "#B0BEC5", "#B0BEC5", "#B0BEC5", "#B0BEC5", "#B0BEC5", "#B0BEC5", "#B0BEC5", "#B0BEC5", "#B0BEC5", "#B0BEC5", "#B0BEC5", "#B0BEC5", "#B0BEC5", "#B0BEC5", "#B0BEC5", "#B0BEC5", "#B0BEC5", "#B0BEC5", "#B0BEC5", "#B0BEC5", "#B0BEC5", "#B0BEC5", "#B0BEC5", "#B0BEC5", "#B0BEC5", "#B0BEC5", "#B0BEC5", "#B0BEC5", "#B0BEC5", "#B0BEC5", "red", "#B0BEC5", "#B0BEC5", "#B0BEC5", "#B0BEC5", "#B0BEC5"]]}], "label": "Topic 41", "method": "update"}, {"args": [{"marker.color": [["#B0BEC5", "#B0BEC5", "#B0BEC5", "#B0BEC5", "#B0BEC5", "#B0BEC5", "#B0BEC5", "#B0BEC5", "#B0BEC5", "#B0BEC5", "#B0BEC5", "#B0BEC5", "#B0BEC5", "#B0BEC5", "#B0BEC5", "#B0BEC5", "#B0BEC5", "#B0BEC5", "#B0BEC5", "#B0BEC5", "#B0BEC5", "#B0BEC5", "#B0BEC5", "#B0BEC5", "#B0BEC5", "#B0BEC5", "#B0BEC5", "#B0BEC5", "#B0BEC5", "#B0BEC5", "#B0BEC5", "#B0BEC5", "#B0BEC5", "#B0BEC5", "#B0BEC5", "#B0BEC5", "#B0BEC5", "#B0BEC5", "#B0BEC5", "#B0BEC5", "#B0BEC5", "#B0BEC5", "red", "#B0BEC5", "#B0BEC5", "#B0BEC5", "#B0BEC5"]]}], "label": "Topic 42", "method": "update"}, {"args": [{"marker.color": [["#B0BEC5", "#B0BEC5", "#B0BEC5", "#B0BEC5", "#B0BEC5", "#B0BEC5", "#B0BEC5", "#B0BEC5", "#B0BEC5", "#B0BEC5", "#B0BEC5", "#B0BEC5", "#B0BEC5", "#B0BEC5", "#B0BEC5", "#B0BEC5", "#B0BEC5", "#B0BEC5", "#B0BEC5", "#B0BEC5", "#B0BEC5", "#B0BEC5", "#B0BEC5", "#B0BEC5", "#B0BEC5", "#B0BEC5", "#B0BEC5", "#B0BEC5", "#B0BEC5", "#B0BEC5", "#B0BEC5", "#B0BEC5", "#B0BEC5", "#B0BEC5", "#B0BEC5", "#B0BEC5", "#B0BEC5", "#B0BEC5", "#B0BEC5", "#B0BEC5", "#B0BEC5", "#B0BEC5", "#B0BEC5", "red", "#B0BEC5", "#B0BEC5", "#B0BEC5"]]}], "label": "Topic 43", "method": "update"}, {"args": [{"marker.color": [["#B0BEC5", "#B0BEC5", "#B0BEC5", "#B0BEC5", "#B0BEC5", "#B0BEC5", "#B0BEC5", "#B0BEC5", "#B0BEC5", "#B0BEC5", "#B0BEC5", "#B0BEC5", "#B0BEC5", "#B0BEC5", "#B0BEC5", "#B0BEC5", "#B0BEC5", "#B0BEC5", "#B0BEC5", "#B0BEC5", "#B0BEC5", "#B0BEC5", "#B0BEC5", "#B0BEC5", "#B0BEC5", "#B0BEC5", "#B0BEC5", "#B0BEC5", "#B0BEC5", "#B0BEC5", "#B0BEC5", "#B0BEC5", "#B0BEC5", "#B0BEC5", "#B0BEC5", "#B0BEC5", "#B0BEC5", "#B0BEC5", "#B0BEC5", "#B0BEC5", "#B0BEC5", "#B0BEC5", "#B0BEC5", "#B0BEC5", "red", "#B0BEC5", "#B0BEC5"]]}], "label": "Topic 44", "method": "update"}, {"args": [{"marker.color": [["#B0BEC5", "#B0BEC5", "#B0BEC5", "#B0BEC5", "#B0BEC5", "#B0BEC5", "#B0BEC5", "#B0BEC5", "#B0BEC5", "#B0BEC5", "#B0BEC5", "#B0BEC5", "#B0BEC5", "#B0BEC5", "#B0BEC5", "#B0BEC5", "#B0BEC5", "#B0BEC5", "#B0BEC5", "#B0BEC5", "#B0BEC5", "#B0BEC5", "#B0BEC5", "#B0BEC5", "#B0BEC5", "#B0BEC5", "#B0BEC5", "#B0BEC5", "#B0BEC5", "#B0BEC5", "#B0BEC5", "#B0BEC5", "#B0BEC5", "#B0BEC5", "#B0BEC5", "#B0BEC5", "#B0BEC5", "#B0BEC5", "#B0BEC5", "#B0BEC5", "#B0BEC5", "#B0BEC5", "#B0BEC5", "#B0BEC5", "#B0BEC5", "red", "#B0BEC5"]]}], "label": "Topic 45", "method": "update"}, {"args": [{"marker.color": [["#B0BEC5", "#B0BEC5", "#B0BEC5", "#B0BEC5", "#B0BEC5", "#B0BEC5", "#B0BEC5", "#B0BEC5", "#B0BEC5", "#B0BEC5", "#B0BEC5", "#B0BEC5", "#B0BEC5", "#B0BEC5", "#B0BEC5", "#B0BEC5", "#B0BEC5", "#B0BEC5", "#B0BEC5", "#B0BEC5", "#B0BEC5", "#B0BEC5", "#B0BEC5", "#B0BEC5", "#B0BEC5", "#B0BEC5", "#B0BEC5", "#B0BEC5", "#B0BEC5", "#B0BEC5", "#B0BEC5", "#B0BEC5", "#B0BEC5", "#B0BEC5", "#B0BEC5", "#B0BEC5", "#B0BEC5", "#B0BEC5", "#B0BEC5", "#B0BEC5", "#B0BEC5", "#B0BEC5", "#B0BEC5", "#B0BEC5", "#B0BEC5", "#B0BEC5", "red"]]}], "label": "Topic 46", "method": "update"}]}], "title": {"font": {"color": "Black", "size": 22}, "text": "<b>Intertopic Distance Map</b>", "x": 0.5, "xanchor": "center", "y": 0.95, "yanchor": "top"}, "width": 650, "xaxis": {"anchor": "y", "domain": [0, 1], "range": [-9.889, 25.14], "title": {"text": ""}, "visible": false}, "yaxis": {"anchor": "x", "domain": [0, 1], "range": [-5.653, 19.64], "title": {"text": ""}, "visible": false}}}
